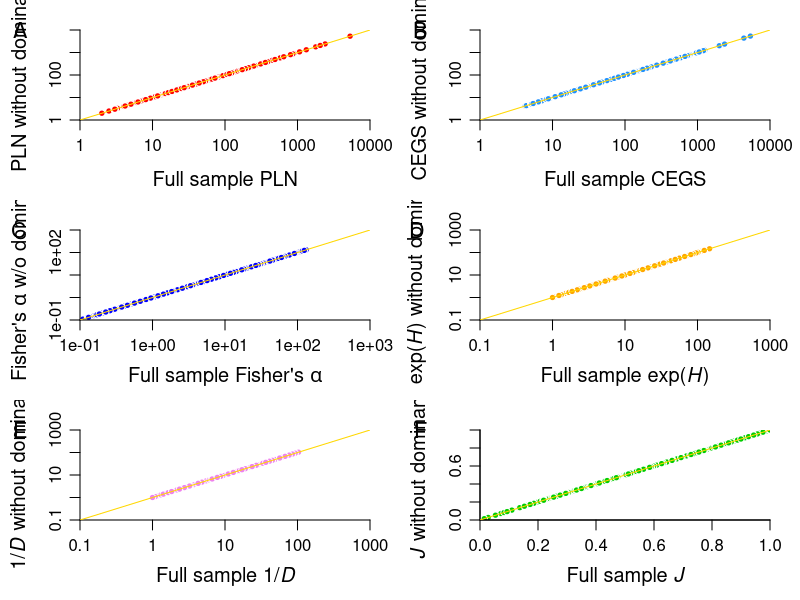
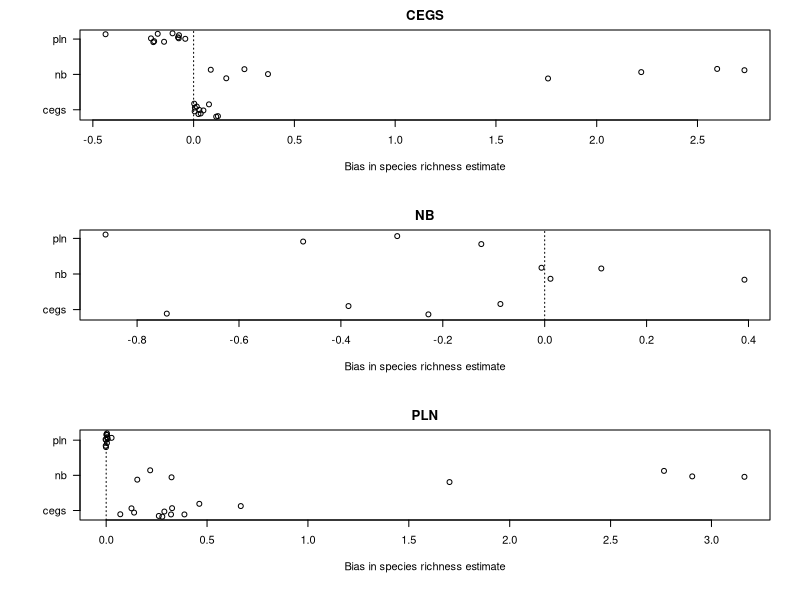

Recreate these plots in R, in order.
## ---- chunk 1
# Read in the statistics
Basic.stats <- read.csv(file='data/basic_statistics.txt')
Basic.statsNoDom <- read.csv(file='data/basic_statisticsNoDom.txt')

richness_estimates <- read.csv(file='data/richness_estimates.txt')
richness_estimatesNoDom <- read.csv(file='data/richness_estimatesNoDom.txt')
richness_estimatestrimmed <- read.csv(file='data/richness_estimatestrimmed.txt')

## ---- chunk 2
#| fig-height: 12
# pdf(file='Evenness_Fig_1.pdf',height=11.25,width=7.5)

par(mfrow=c(3,2))
par(mai=c(0.8,0.8,0.3,0.3))
par(cex=1)

plot(richness_estimates$pln_richness, 
     richness_estimatesNoDom$pln_richness, 
     pch=21, cex=0.85, col='white', bg='red', bty='l', xaxs='i', yaxs='i',
     mgp=c(2.5,0.75,0), cex.lab=1.2, 
     xlab='Full sample PLN', ylab='PLN without dominant', 
     xlim=c(1,1e4), ylim=c(1,1e4), log='xy', axes=FALSE)

axis(side=1,at=c(1,10,100,1000,1e4),mgp=c(2.5,0.75,0))
axis(side=2,at=c(1,10,100,1000,1e4),mgp=c(2.5,0.75,0))
abline(0,1,col='gold')
mtext(side=2,at=1e4,text='A',cex=1.3,line=2.65,las=2)

plot(richness_estimates$cegs_richness, richness_estimatesNoDom$cegs_richness,
     pch=21, cex=0.85, col='white', bg='dodgerblue', bty='l', xaxs='i', yaxs='i',
     mgp=c(2.5,0.75,0), cex.lab=1.2,
     xlab='Full sample CEGS',ylab='CEGS without dominant', 
     xlim=c(1,1e4), ylim=c(1,1e4), log='xy', axes=FALSE)
axis(side=1,mgp=c(2.5,0.75,0))
axis(side=2,at=c(1,10,100,1000,1e4),mgp=c(2.5,0.75,0))
abline(0,1,col='gold')
mtext(side=2,at=1e4,text='B',cex=1.3,line=2.65,las=2)

plot(Basic.stats$alpha, Basic.statsNoDom$alpha,
     pch=21, cex=0.85, col='white', bg='blue', bty='l', xaxs='i', yaxs='i', 
     mgp=c(2.5,0.75,0), cex.lab=1.2,
     xlab=expression(paste("Full sample Fisher's ",alpha)), 
     ylab=expression(paste("Fisher's ",alpha," w/o dominant")), 
     xlim=c(0.1,1e3), ylim=c(0.1,1e3), log='xy', axes=FALSE)
axis(side=1,mgp=c(2.5,0.75,0))
axis(side=2,at=c(0.1,1,10,100,1000),mgp=c(2.5,0.75,0))
abline(0,1,col='gold')
mtext(side=2,at=1e3,text='C',cex=1.3,line=2.65,las=2)

plot(Basic.stats$H, Basic.statsNoDom$H, 
     pch=21,  cex=0.85,  col='white',  bg='orange',  bty='l', xaxs='i', yaxs='i', 
     mgp=c(2.5, 0.75, 0), cex.lab=1.2, 
     xlab=expression(paste('Full sample exp(', italic(H), ')')), 
     ylab=expression(paste('exp(', italic(H), ') without dominant')), 
     xlim=c(0.1, 1000), ylim=c(0.1, 1000), log='xy', axes=F)
axis(side=1, at=c(0.1, 1, 10, 100, 1000), labels=c('0.1', '1', '10', '100', '1000'), 
     mgp=c(2.5, 0.75, 0))
axis(side=2, at=c(0.1, 1, 10, 100, 1000), labels=c('0.1', '1', '10', '100', '1000'), 
     mgp=c(2.5, 0.75, 0))
abline(0, 1, col='gold')
mtext(side=2, at=1000, text='D', cex=1.3, line=2.75, las=2)

plot(Basic.stats$D, Basic.statsNoDom$D, pch=21, cex=0.85, col='white', bg='violet', 
     bty='l', xaxs='i', yaxs='i', mgp=c(2.5, 0.75, 0), cex.lab=1.2, 
     xlab=expression(paste('Full sample 1/', italic(D))), 
     ylab=expression(paste('1/', italic(D), ' without dominant')), 
     xlim=c(0.1, 1000), ylim=c(0.1, 1000), log='xy', axes=F)
axis(side=1, at=c(0.1, 1, 10, 100, 1000), labels=c('0.1', '1', '10', '100', '1000'), 
     mgp=c(2.5, 0.75, 0))
axis(side=2, at=c(0.1, 1, 10, 100, 1000), labels=c('0.1', '1', '10', '100', '1000'), 
     mgp=c(2.5, 0.75, 0))
abline(0, 1, col='gold')
mtext(side=2, at=1000, text='E', cex=1.3, line=2.65, las=2)

plot(Basic.stats$J, Basic.statsNoDom$J, pch=21, cex=0.85, col='white', bg='green3', 
     bty='l', xaxs='i', yaxs='i', mgp=c(2.5, 0.75, 0), cex.lab=1.2, 
     xlab=expression(paste('Full sample ', italic(J))), 
     ylab=expression(paste(italic(J), ' without dominant')), 
     xlim=c(0, 1), ylim=c(0, 1))
abline(0, 1, col='gold')
mtext(side=2, at=1, text='F', cex=1.3, line=2.65, las=2)


## ---- chunk 3
#| fig-height: 14
# n <- data$co[data$sample.no==2]
if(!file.exists("data/SRBiases.txt")) {
  BigSites <- BasicStats$sample.name[which(BasicStats$UniqueCounts>60)]
  Use <- data$sample.name%in%BigSites
  
  Biases.by <- tapply(data$co[Use], list(data$sample.no[Use]), ParametricBootstraps, simplify=TRUE, nsim=50)
  Biases.m <- do.call(rbind, Biases.by)
  Biases <- data.frame(Biases.m)
  write.csv(Biases, file='data/SRBiases.txt')
}


PlotSR <- function(df, which=c("CEGS", "NB", "PLN")) {
  dd <- df[,grep(which, names(df))]
  Diff <- sweep(log(dd[,grep("richness", names(dd))]), 1, log(dd[,grep("SimSR", names(dd))]), "-")
  
  Names <- c(sapply(names(Diff), function(nm, lst) rep(nm, times=length(lst[[nm]])), lst=dd))
  
  SRdata <- data.frame(Diff=unlist(Diff), model=unlist(Names), 
                       dataset =unlist(lapply(Diff, function(x) 1:length(x))))
  SRdata <- SRdata[!is.nan(SRdata$Diff),]
  SRdata$model.at <- as.numeric(as.factor(SRdata$model))
  ylabels <- tapply(SRdata$model, list(SRdata$model.at), function(x) gsub("_.*", "", gsub(".*\\.", "", x[1])))
                    
  plot(SRdata$Diff, jitter(SRdata$model.at), yaxt="n", main=which,
       xlab="Bias in species richness estimate", ylab="")
  axis(2, labels=ylabels, at=as.numeric(names(ylabels)), las=1)
  abline(v=0, lty=3)
}

SRBiases <- read.csv("data/SRBiases.txt")
par(mfrow=c(3,1))
invisible(sapply(c("CEGS", "NB", "PLN"), function(x, df) PlotSR(df, which=x), df=SRBiases))

